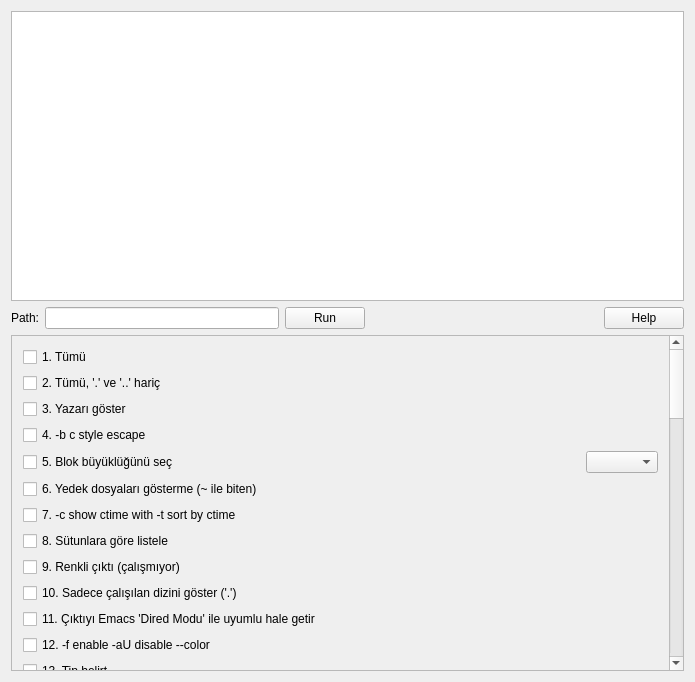
<?xml version="1.0" encoding="UTF-8"?>
<ui version="4.0">
 <class>MainWindow</class>
 <widget class="QMainWindow" name="MainWindow">
  <property name="geometry">
   <rect>
    <x>0</x>
    <y>0</y>
    <width>695</width>
    <height>682</height>
   </rect>
  </property>
  <property name="windowTitle">
   <string>QtLs</string>
  </property>
  <property name="locale">
   <locale language="Turkish" country="Turkey"/>
  </property>
  <widget class="QWidget" name="centralWidget">
   <layout class="QVBoxLayout" name="verticalLayout">
    <item>
     <widget class="QTextBrowser" name="textBrowser">
      <property name="sizePolicy">
       <sizepolicy hsizetype="Expanding" vsizetype="MinimumExpanding">
        <horstretch>0</horstretch>
        <verstretch>0</verstretch>
       </sizepolicy>
      </property>
     </widget>
    </item>
    <item>
     <layout class="QHBoxLayout" name="horizontalLayout">
      <property name="sizeConstraint">
       <enum>QLayout::SetMinimumSize</enum>
      </property>
      <item>
       <widget class="QLabel" name="label_path">
        <property name="text">
         <string>Path:</string>
        </property>
       </widget>
      </item>
      <item>
       <widget class="QLineEdit" name="lineEdit_path"/>
      </item>
      <item>
       <widget class="QPushButton" name="pushButton_Run">
        <property name="text">
         <string>Run</string>
        </property>
       </widget>
      </item>
      <item>
       <spacer name="horizontalSpacer">
        <property name="orientation">
         <enum>Qt::Horizontal</enum>
        </property>
        <property name="sizeHint" stdset="0">
         <size>
          <width>40</width>
          <height>20</height>
         </size>
        </property>
       </spacer>
      </item>
      <item>
       <widget class="QPushButton" name="pushButton_Help">
        <property name="text">
         <string>Help</string>
        </property>
       </widget>
      </item>
     </layout>
    </item>
    <item>
     <widget class="QScrollArea" name="scrollArea">
      <property name="sizePolicy">
       <sizepolicy hsizetype="Expanding" vsizetype="MinimumExpanding">
        <horstretch>0</horstretch>
        <verstretch>0</verstretch>
       </sizepolicy>
      </property>
      <property name="sizeAdjustPolicy">
       <enum>QAbstractScrollArea::AdjustToContents</enum>
      </property>
      <property name="widgetResizable">
       <bool>true</bool>
      </property>
      <widget class="QWidget" name="scrollAreaWidgetContents">
       <property name="geometry">
        <rect>
         <x>0</x>
         <y>-838</y>
         <width>669</width>
         <height>1736</height>
        </rect>
       </property>
       <property name="sizePolicy">
        <sizepolicy hsizetype="Minimum" vsizetype="Preferred">
         <horstretch>0</horstretch>
         <verstretch>0</verstretch>
        </sizepolicy>
       </property>
       <layout class="QVBoxLayout" name="verticalLayout_2">
        <item>
         <widget class="QCheckBox" name="label_a">
          <property name="text">
           <string>1. Tümü</string>
          </property>
          <attribute name="buttonGroup">
           <string notr="true">checkboxGroup</string>
          </attribute>
         </widget>
        </item>
        <item>
         <widget class="QCheckBox" name="label_A">
          <property name="text">
           <string>2. Tümü, '.' ve '..' hariç</string>
          </property>
          <attribute name="buttonGroup">
           <string notr="true">checkboxGroup</string>
          </attribute>
         </widget>
        </item>
        <item>
         <widget class="QCheckBox" name="label_author">
          <property name="text">
           <string>3. Yazarı göster</string>
          </property>
          <attribute name="buttonGroup">
           <string notr="true">checkboxGroup</string>
          </attribute>
         </widget>
        </item>
        <item>
         <widget class="QCheckBox" name="label_b">
          <property name="text">
           <string>4. -b c style escape</string>
          </property>
          <attribute name="buttonGroup">
           <string notr="true">checkboxGroup</string>
          </attribute>
         </widget>
        </item>
        <item>
         <layout class="QHBoxLayout" name="horizontalLayout_2">
          <item>
           <widget class="QCheckBox" name="label_blocksize">
            <property name="text">
             <string>5. Blok büyüklüğünü seç</string>
            </property>
            <attribute name="buttonGroup">
             <string notr="true">checkboxGroup</string>
            </attribute>
           </widget>
          </item>
          <item>
           <spacer name="horizontalSpacer_2">
            <property name="orientation">
             <enum>Qt::Horizontal</enum>
            </property>
            <property name="sizeHint" stdset="0">
             <size>
              <width>40</width>
              <height>20</height>
             </size>
            </property>
           </spacer>
          </item>
          <item>
           <widget class="QComboBox" name="comboBox_blocksize"/>
          </item>
         </layout>
        </item>
        <item>
         <widget class="QCheckBox" name="label_B">
          <property name="text">
           <string>6. Yedek dosyaları gösterme (~ ile biten)</string>
          </property>
          <attribute name="buttonGroup">
           <string notr="true">checkboxGroup</string>
          </attribute>
         </widget>
        </item>
        <item>
         <widget class="QCheckBox" name="label_c">
          <property name="text">
           <string>7. -c show ctime with -t sort by ctime</string>
          </property>
          <attribute name="buttonGroup">
           <string notr="true">checkboxGroup</string>
          </attribute>
         </widget>
        </item>
        <item>
         <widget class="QCheckBox" name="label_C">
          <property name="text">
           <string>8. Sütunlara göre listele</string>
          </property>
          <attribute name="buttonGroup">
           <string notr="true">checkboxGroup</string>
          </attribute>
         </widget>
        </item>
        <item>
         <widget class="QCheckBox" name="label_color">
          <property name="text">
           <string>9. Renkli çıktı (çalışmıyor)</string>
          </property>
          <attribute name="buttonGroup">
           <string notr="true">checkboxGroup</string>
          </attribute>
         </widget>
        </item>
        <item>
         <widget class="QCheckBox" name="label_d">
          <property name="text">
           <string>10. Sadece çalışılan dizini göster ('.')</string>
          </property>
          <attribute name="buttonGroup">
           <string notr="true">checkboxGroup</string>
          </attribute>
         </widget>
        </item>
        <item>
         <widget class="QCheckBox" name="label_D">
          <property name="text">
           <string>11. Çıktıyı Emacs 'Dired Modu' ile uyumlu hale getir</string>
          </property>
          <attribute name="buttonGroup">
           <string notr="true">checkboxGroup</string>
          </attribute>
         </widget>
        </item>
        <item>
         <widget class="QCheckBox" name="label_f">
          <property name="text">
           <string>12. -f enable -aU disable --color </string>
          </property>
          <attribute name="buttonGroup">
           <string notr="true">checkboxGroup</string>
          </attribute>
         </widget>
        </item>
        <item>
         <widget class="QCheckBox" name="label_F">
          <property name="text">
           <string>13. Tip belirt</string>
          </property>
          <attribute name="buttonGroup">
           <string notr="true">checkboxGroup</string>
          </attribute>
         </widget>
        </item>
        <item>
         <widget class="QCheckBox" name="label_filetype">
          <property name="text">
           <string>14. Tip belirt (Çalıştırılabilirliği gösterme)</string>
          </property>
          <attribute name="buttonGroup">
           <string notr="true">checkboxGroup</string>
          </attribute>
         </widget>
        </item>
        <item>
         <layout class="QHBoxLayout" name="horizontalLayout_9">
          <item>
           <widget class="QCheckBox" name="label_format">
            <property name="text">
             <string>15. --format=WORD </string>
            </property>
            <attribute name="buttonGroup">
             <string notr="true">checkboxGroup</string>
            </attribute>
           </widget>
          </item>
          <item>
           <spacer name="horizontalSpacer_6">
            <property name="orientation">
             <enum>Qt::Horizontal</enum>
            </property>
            <property name="sizeHint" stdset="0">
             <size>
              <width>40</width>
              <height>20</height>
             </size>
            </property>
           </spacer>
          </item>
          <item>
           <widget class="QComboBox" name="comboBox_format"/>
          </item>
         </layout>
        </item>
        <item>
         <widget class="QCheckBox" name="label_fulltime">
          <property name="text">
           <string>16. Tam zamanı göster</string>
          </property>
          <attribute name="buttonGroup">
           <string notr="true">checkboxGroup</string>
          </attribute>
         </widget>
        </item>
        <item>
         <widget class="QCheckBox" name="label_g">
          <property name="text">
           <string>17. Sahipler olmadan ayrıntılı listele</string>
          </property>
          <attribute name="buttonGroup">
           <string notr="true">checkboxGroup</string>
          </attribute>
         </widget>
        </item>
        <item>
         <widget class="QCheckBox" name="label_group">
          <property name="text">
           <string>18. Önce dizinleri listele</string>
          </property>
          <attribute name="buttonGroup">
           <string notr="true">checkboxGroup</string>
          </attribute>
         </widget>
        </item>
        <item>
         <widget class="QCheckBox" name="label_G">
          <property name="text">
           <string>19. Grup bilgisini gizle</string>
          </property>
          <attribute name="buttonGroup">
           <string notr="true">checkboxGroup</string>
          </attribute>
         </widget>
        </item>
        <item>
         <widget class="QCheckBox" name="label_h">
          <property name="text">
           <string>20. Boyutları okunabilir tipte göster</string>
          </property>
          <attribute name="buttonGroup">
           <string notr="true">checkboxGroup</string>
          </attribute>
         </widget>
        </item>
        <item>
         <widget class="QCheckBox" name="label_si">
          <property name="text">
           <string>21. Boyutları okunabilir tipte ve 1000-bayt blokları cinsinden göster</string>
          </property>
          <attribute name="buttonGroup">
           <string notr="true">checkboxGroup</string>
          </attribute>
         </widget>
        </item>
        <item>
         <widget class="QCheckBox" name="label_H">
          <property name="text">
           <string>22. -H, --dereference-command-line</string>
          </property>
          <attribute name="buttonGroup">
           <string notr="true">checkboxGroup</string>
          </attribute>
         </widget>
        </item>
        <item>
         <widget class="QCheckBox" name="label_deference">
          <property name="text">
           <string>23. --dereference  -command-line-symlink-to-dir</string>
          </property>
          <attribute name="buttonGroup">
           <string notr="true">checkboxGroup</string>
          </attribute>
         </widget>
        </item>
        <item>
         <layout class="QHBoxLayout" name="horizontalLayout_7">
          <item>
           <widget class="QCheckBox" name="label_hide">
            <property name="text">
             <string>24. Örüntüye uyan girişleri gizle  (ilk iki seçenek bunu iptal eder)</string>
            </property>
            <attribute name="buttonGroup">
             <string notr="true">checkboxGroup</string>
            </attribute>
           </widget>
          </item>
          <item>
           <spacer name="horizontalSpacer_4">
            <property name="orientation">
             <enum>Qt::Horizontal</enum>
            </property>
            <property name="sizeHint" stdset="0">
             <size>
              <width>40</width>
              <height>20</height>
             </size>
            </property>
           </spacer>
          </item>
          <item>
           <widget class="QLineEdit" name="lineEdit_hide"/>
          </item>
         </layout>
        </item>
        <item>
         <layout class="QHBoxLayout" name="horizontalLayout_8">
          <item>
           <widget class="QCheckBox" name="label_indicatorstyle">
            <property name="text">
             <string>25. --indicator-style=WORD</string>
            </property>
            <attribute name="buttonGroup">
             <string notr="true">checkboxGroup</string>
            </attribute>
           </widget>
          </item>
          <item>
           <spacer name="horizontalSpacer_5">
            <property name="orientation">
             <enum>Qt::Horizontal</enum>
            </property>
            <property name="sizeHint" stdset="0">
             <size>
              <width>40</width>
              <height>20</height>
             </size>
            </property>
           </spacer>
          </item>
          <item>
           <widget class="QComboBox" name="comboBox_indicatorstyle"/>
          </item>
         </layout>
        </item>
        <item>
         <widget class="QCheckBox" name="label_i">
          <property name="text">
           <string>26. Dizinleme numaralarını göster</string>
          </property>
          <attribute name="buttonGroup">
           <string notr="true">checkboxGroup</string>
          </attribute>
         </widget>
        </item>
        <item>
         <layout class="QHBoxLayout" name="horizontalLayout_12">
          <item>
           <widget class="QCheckBox" name="label_ignore">
            <property name="text">
             <string>27. Örüntüye uyan girişleri gizle</string>
            </property>
            <attribute name="buttonGroup">
             <string notr="true">checkboxGroup</string>
            </attribute>
           </widget>
          </item>
          <item>
           <spacer name="horizontalSpacer_3">
            <property name="orientation">
             <enum>Qt::Horizontal</enum>
            </property>
            <property name="sizeHint" stdset="0">
             <size>
              <width>40</width>
              <height>20</height>
             </size>
            </property>
           </spacer>
          </item>
          <item>
           <widget class="QLineEdit" name="lineEdit_ignore"/>
          </item>
         </layout>
        </item>
        <item>
         <widget class="QCheckBox" name="label_k">
          <property name="text">
           <string>28. Boyutları 1024-bayt blokları halinde gösterir</string>
          </property>
          <attribute name="buttonGroup">
           <string notr="true">checkboxGroup</string>
          </attribute>
         </widget>
        </item>
        <item>
         <widget class="QCheckBox" name="label_l">
          <property name="text">
           <string>29. Ayrıntılı listele</string>
          </property>
          <attribute name="buttonGroup">
           <string notr="true">checkboxGroup</string>
          </attribute>
         </widget>
        </item>
        <item>
         <widget class="QCheckBox" name="label_L">
          <property name="text">
           <string>30. Dosya linklerinin kendisi değil, ilgili dosya hakkında bilgi ver</string>
          </property>
          <attribute name="buttonGroup">
           <string notr="true">checkboxGroup</string>
          </attribute>
         </widget>
        </item>
        <item>
         <widget class="QCheckBox" name="label_m">
          <property name="text">
           <string>31. Elementleri virgül ile ayır</string>
          </property>
          <attribute name="buttonGroup">
           <string notr="true">checkboxGroup</string>
          </attribute>
         </widget>
        </item>
        <item>
         <widget class="QCheckBox" name="label_n">
          <property name="text">
           <string>32. Kullanıcı ve Grup kimliklerini sayısal ifade et</string>
          </property>
          <attribute name="buttonGroup">
           <string notr="true">checkboxGroup</string>
          </attribute>
         </widget>
        </item>
        <item>
         <widget class="QCheckBox" name="label_N">
          <property name="text">
           <string>33. -N, --literal</string>
          </property>
          <attribute name="buttonGroup">
           <string notr="true">checkboxGroup</string>
          </attribute>
         </widget>
        </item>
        <item>
         <widget class="QCheckBox" name="label_o">
          <property name="text">
           <string>34. Ayrıntılı listlele (Grup bilgileri gizli)</string>
          </property>
          <attribute name="buttonGroup">
           <string notr="true">checkboxGroup</string>
          </attribute>
         </widget>
        </item>
        <item>
         <widget class="QCheckBox" name="label_p">
          <property name="text">
           <string>35. -p, --indicator-style=slash</string>
          </property>
          <attribute name="buttonGroup">
           <string notr="true">checkboxGroup</string>
          </attribute>
         </widget>
        </item>
        <item>
         <widget class="QCheckBox" name="label_q">
          <property name="text">
           <string>36. -q, --hide-control-chars</string>
          </property>
          <attribute name="buttonGroup">
           <string notr="true">checkboxGroup</string>
          </attribute>
         </widget>
        </item>
        <item>
         <widget class="QCheckBox" name="label_showcontrolchars">
          <property name="text">
           <string>37. --show-control-chars</string>
          </property>
          <attribute name="buttonGroup">
           <string notr="true">checkboxGroup</string>
          </attribute>
         </widget>
        </item>
        <item>
         <widget class="QCheckBox" name="label_Q">
          <property name="text">
           <string>38. Girişleri tırnak içine al</string>
          </property>
          <attribute name="buttonGroup">
           <string notr="true">checkboxGroup</string>
          </attribute>
         </widget>
        </item>
        <item>
         <layout class="QHBoxLayout" name="horizontalLayout_6">
          <item>
           <widget class="QCheckBox" name="label_quotingstyle">
            <property name="text">
             <string>39. --quoting-style=WORD   </string>
            </property>
            <attribute name="buttonGroup">
             <string notr="true">checkboxGroup</string>
            </attribute>
           </widget>
          </item>
          <item>
           <spacer name="horizontalSpacer_7">
            <property name="orientation">
             <enum>Qt::Horizontal</enum>
            </property>
            <property name="sizeHint" stdset="0">
             <size>
              <width>40</width>
              <height>20</height>
             </size>
            </property>
           </spacer>
          </item>
          <item>
           <widget class="QComboBox" name="comboBox_quotingstyle"/>
          </item>
         </layout>
        </item>
        <item>
         <widget class="QCheckBox" name="label_r">
          <property name="text">
           <string>40. Tersten sırala</string>
          </property>
          <attribute name="buttonGroup">
           <string notr="true">checkboxGroup</string>
          </attribute>
         </widget>
        </item>
        <item>
         <widget class="QCheckBox" name="label_R">
          <property name="text">
           <string>41. Özyinele (Alt dizinler ile birlikte listele)</string>
          </property>
          <attribute name="buttonGroup">
           <string notr="true">checkboxGroup</string>
          </attribute>
         </widget>
        </item>
        <item>
         <widget class="QCheckBox" name="label_s">
          <property name="text">
           <string>42. Boyutu göster</string>
          </property>
          <attribute name="buttonGroup">
           <string notr="true">checkboxGroup</string>
          </attribute>
         </widget>
        </item>
        <item>
         <widget class="QCheckBox" name="label_S">
          <property name="text">
           <string>43. -S</string>
          </property>
          <attribute name="buttonGroup">
           <string notr="true">checkboxGroup</string>
          </attribute>
         </widget>
        </item>
        <item>
         <layout class="QHBoxLayout" name="horizontalLayout_5">
          <item>
           <widget class="QCheckBox" name="label_sort">
            <property name="text">
             <string>44. --sort=WORD</string>
            </property>
            <attribute name="buttonGroup">
             <string notr="true">checkboxGroup</string>
            </attribute>
           </widget>
          </item>
          <item>
           <spacer name="horizontalSpacer_8">
            <property name="orientation">
             <enum>Qt::Horizontal</enum>
            </property>
            <property name="sizeHint" stdset="0">
             <size>
              <width>40</width>
              <height>20</height>
             </size>
            </property>
           </spacer>
          </item>
          <item>
           <widget class="QComboBox" name="comboBox_sort"/>
          </item>
         </layout>
        </item>
        <item>
         <layout class="QHBoxLayout" name="horizontalLayout_4">
          <item>
           <widget class="QCheckBox" name="label_time">
            <property name="text">
             <string>45. --time= with -l</string>
            </property>
            <attribute name="buttonGroup">
             <string notr="true">checkboxGroup</string>
            </attribute>
           </widget>
          </item>
          <item>
           <spacer name="horizontalSpacer_9">
            <property name="orientation">
             <enum>Qt::Horizontal</enum>
            </property>
            <property name="sizeHint" stdset="0">
             <size>
              <width>40</width>
              <height>20</height>
             </size>
            </property>
           </spacer>
          </item>
          <item>
           <widget class="QComboBox" name="comboBox_time"/>
          </item>
         </layout>
        </item>
        <item>
         <layout class="QHBoxLayout" name="horizontalLayout_3">
          <item>
           <widget class="QCheckBox" name="label_timestyle">
            <property name="text">
             <string>46. --time-style=STYLE   </string>
            </property>
            <attribute name="buttonGroup">
             <string notr="true">checkboxGroup</string>
            </attribute>
           </widget>
          </item>
          <item>
           <spacer name="horizontalSpacer_10">
            <property name="orientation">
             <enum>Qt::Horizontal</enum>
            </property>
            <property name="sizeHint" stdset="0">
             <size>
              <width>40</width>
              <height>20</height>
             </size>
            </property>
           </spacer>
          </item>
          <item>
           <widget class="QComboBox" name="comboBox_timestyle"/>
          </item>
         </layout>
        </item>
        <item>
         <widget class="QCheckBox" name="label_t">
          <property name="text">
           <string>47. Değiştirme zamanına göre sırala (İlk önce en son oluşturulan)</string>
          </property>
          <attribute name="buttonGroup">
           <string notr="true">checkboxGroup</string>
          </attribute>
         </widget>
        </item>
        <item>
         <layout class="QHBoxLayout" name="horizontalLayout_10">
          <item>
           <widget class="QCheckBox" name="label_tabsize">
            <property name="text">
             <string>48. -T, --tabsize=COLS</string>
            </property>
            <attribute name="buttonGroup">
             <string notr="true">checkboxGroup</string>
            </attribute>
           </widget>
          </item>
          <item>
           <spacer name="horizontalSpacer_11">
            <property name="orientation">
             <enum>Qt::Horizontal</enum>
            </property>
            <property name="sizeHint" stdset="0">
             <size>
              <width>40</width>
              <height>20</height>
             </size>
            </property>
           </spacer>
          </item>
          <item>
           <widget class="QLineEdit" name="lineEdit_tabsize"/>
          </item>
         </layout>
        </item>
        <item>
         <widget class="QCheckBox" name="label_u">
          <property name="text">
           <string>49. -u</string>
          </property>
          <attribute name="buttonGroup">
           <string notr="true">checkboxGroup</string>
          </attribute>
         </widget>
        </item>
        <item>
         <widget class="QCheckBox" name="label_U">
          <property name="text">
           <string>50. Sıralama, girişleri dizin düzenine göre listele</string>
          </property>
          <attribute name="buttonGroup">
           <string notr="true">checkboxGroup</string>
          </attribute>
         </widget>
        </item>
        <item>
         <widget class="QCheckBox" name="label_v">
          <property name="text">
           <string>51. Metin içerisindeki sayıları doğal sırala</string>
          </property>
          <attribute name="buttonGroup">
           <string notr="true">checkboxGroup</string>
          </attribute>
         </widget>
        </item>
        <item>
         <layout class="QHBoxLayout" name="horizontalLayout_11">
          <item>
           <widget class="QCheckBox" name="label_width">
            <property name="text">
             <string>52. -w, --width=COLS</string>
            </property>
            <attribute name="buttonGroup">
             <string notr="true">checkboxGroup</string>
            </attribute>
           </widget>
          </item>
          <item>
           <spacer name="horizontalSpacer_12">
            <property name="orientation">
             <enum>Qt::Horizontal</enum>
            </property>
            <property name="sizeHint" stdset="0">
             <size>
              <width>40</width>
              <height>20</height>
             </size>
            </property>
           </spacer>
          </item>
          <item>
           <widget class="QLineEdit" name="lineEdit_width"/>
          </item>
         </layout>
        </item>
        <item>
         <widget class="QCheckBox" name="label_x">
          <property name="text">
           <string>53. -x</string>
          </property>
          <attribute name="buttonGroup">
           <string notr="true">checkboxGroup</string>
          </attribute>
         </widget>
        </item>
        <item>
         <widget class="QCheckBox" name="label_X">
          <property name="text">
           <string>54. Uzantıya göre alfabetik olarak sırala</string>
          </property>
          <attribute name="buttonGroup">
           <string notr="true">checkboxGroup</string>
          </attribute>
         </widget>
        </item>
        <item>
         <widget class="QCheckBox" name="label_Z">
          <property name="text">
           <string>55. print any security context of each file</string>
          </property>
          <attribute name="buttonGroup">
           <string notr="true">checkboxGroup</string>
          </attribute>
         </widget>
        </item>
        <item>
         <widget class="QCheckBox" name="label_1">
          <property name="text">
           <string>56. -1</string>
          </property>
          <attribute name="buttonGroup">
           <string notr="true">checkboxGroup</string>
          </attribute>
         </widget>
        </item>
       </layout>
      </widget>
     </widget>
    </item>
   </layout>
  </widget>
 </widget>
 <layoutdefault spacing="6" margin="11"/>
 <resources/>
 <connections/>
 <buttongroups>
  <buttongroup name="checkboxGroup">
   <property name="exclusive">
    <bool>false</bool>
   </property>
  </buttongroup>
 </buttongroups>
</ui>
